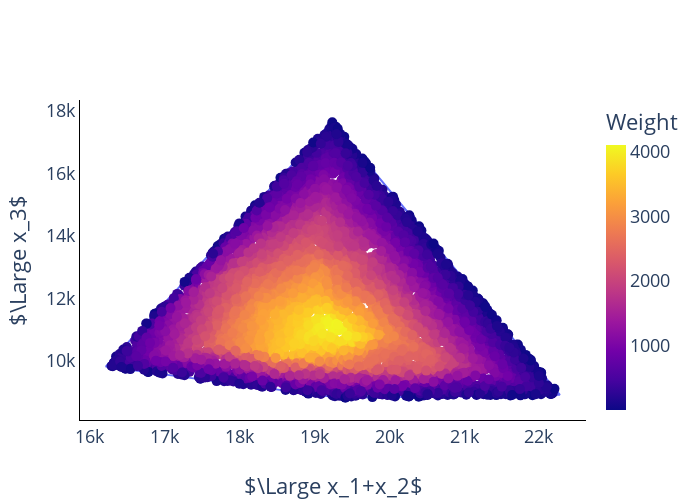

Notebook code cell kept with this figure:
### Code cell
fig = go.Figure()

fig.add_trace(go.Scatter(x=hull_sum.points[np.append(hull_sum.vertices,hull_sum.vertices[0])][:,1],
                          y=hull_sum.points[np.append(hull_sum.vertices,hull_sum.vertices[0])][:,0],
                          #z=data_detail_sum[:,2],
                          mode='lines'))
fig.add_trace(go.Scatter(x=interior_points_sum[:,1],
                          y=interior_points_sum[:,0],
                          #z=[inital_solution[2]+500],
                          mode='markers',
                            marker=dict(color=interior_weights,size=10,colorbar={'thickness':20,'title':'Weight'})))
fig.update_yaxes(title_text='$\Large x_3$')
fig.update_xaxes(title_text='$\Large x_1+x_2$')

fig.update_layout(
    autosize=False,
    width=700,
    height=500,
    showlegend=False,
    font_size=18,
    paper_bgcolor='rgba(0,0,0,0)',
    plot_bgcolor='rgba(0,0,0,0)'
)
fig.update_xaxes(showline=True, linewidth=1, linecolor='black',)
fig.update_yaxes(showline=True, linewidth=1, linecolor='black',)

fig.write_image("C:/Users\Tim\OneDrive - Aarhus universitet\Speciale\Report\Images\multi_4.pdf")
fig.show()

### Figure 1 — Plotly figure (JSON) as saved in the notebook; plotly's stock layout.template omitted (floating-point values rounded to 4 significant figures; data arrays with more than 128 entries replaced by an {"elided": "..."} marker saying what was removed)
{"data": [{"mode": "lines", "type": "scatter", "x": [19340.0, 16220.0, 19240.0, 22280.0, 19340.0], "y": [8814.0, 9814.0, 17660.0, 8911.0, 8814.0]}, {"marker": {"color": {"elided": "4999 float values"}, "colorbar": {"thickness": 20, "title": {"text": "Weight"}}, "size": 10}, "mode": "markers", "type": "scatter", "x": {"elided": "4999 float values"}, "y": {"elided": "4999 float values"}}], "layout": {"autosize": false, "font": {"size": 18}, "height": 500, "paper_bgcolor": "rgba(0,0,0,0)", "plot_bgcolor": "rgba(0,0,0,0)", "showlegend": false, "width": 700, "xaxis": {"linecolor": "black", "linewidth": 1, "showline": true, "title": {"text": "$\\Large x_1+x_2$"}}, "yaxis": {"linecolor": "black", "linewidth": 1, "showline": true, "title": {"text": "$\\Large x_3$"}}}}
